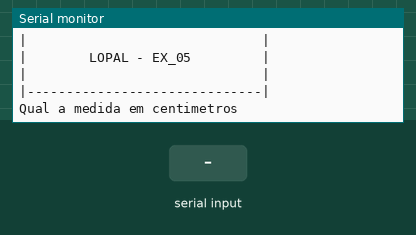
This sketch was run on a simulated Arduino Uno, built with avr-gcc and run on an emulated ATmega328P. Shown: the last lines printed to the serial monitor. The test bench sets the inputs (shaded band).

Above: at 1.2 s.
1.3 s: "90,45\n" received over Serial
At 2.1 s:
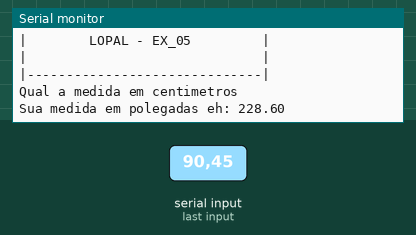
4.0 s: "30,150\n" received over Serial
At 4.8 s:
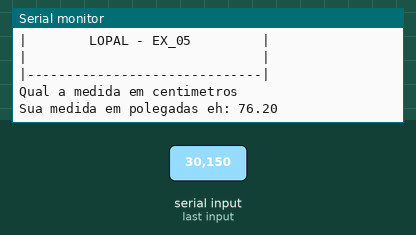
Timing chart, 0 to 7.0 s (numbered marks = the images above; inputs shaded):
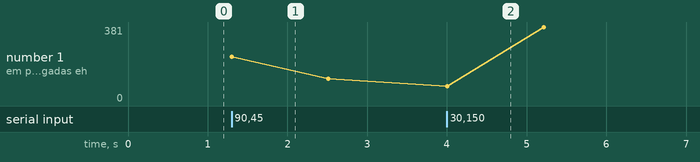

The sketch:

lopal_ex051.ino
```cpp
//Faça um programa que receba a medida em centímetros e exiba esse
//número em polegadas. OBS: Uma polegada equivale a 2.54
//centímetros.
float P = 0;
float C = 0;

void setup()
{
  Serial.begin(9600);
}

void loop()
{
  Serial.println("|------------------------------|");
  Serial.println("|                              |");
  Serial.println("|        LOPAL - EX_05         |");//Pular linha
  Serial.println("|                              |");
  Serial.println("|------------------------------|");

  Serial.println();

  Serial.println("Qual a medida em centimetros");
  while(! Serial.available());
  C = Serial.parseFloat();

  P = float(C) * float(2.54);

  Serial.println("Sua medida em polegadas eh: " + String(P));
  delay (1000);
}
```

Measured:
- after the input at 1.3 s, the serial monitor: prints a new line at once (image 1)
- after the input at 4.0 s, the serial monitor: prints a new line at once (image 2)
